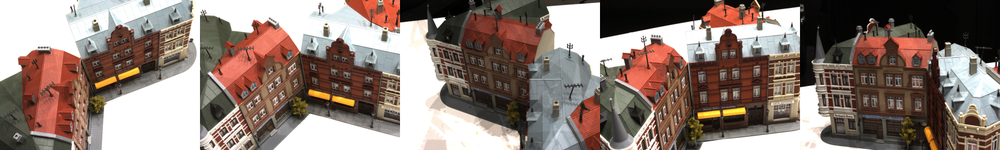
#> input picture breadth_agent/src/tests/context_images/image_context1.png, 1000 x 150 px, shrunk from 1750 x 262 before the run; its folder holds only this picture in this run
$ python -i illumination_test.py   (imports and definitions only)
#> lines starting #> are read from the running program, lines starting #| are printed output that depends on the picture
from __future__ import annotations

from dataclasses import dataclass, asdict
from pathlib import Path
from typing import Sequence
import cv2
import numpy as np
import glob

# -----------------------------
# Label helpers
# -----------------------------

# [10 lines left out: function label_score, not called in this run]


def safe_norm_hist(hist: np.ndarray) -> np.ndarray:
    hist = hist.astype(np.float32)
    s = hist.sum()
    if s <= 1e-8:
        return hist
    return hist / s


# -----------------------------
# Per-image metrics
# -----------------------------

@dataclass
class ImageIlluminationStats:
    path: str

    mean_luminance: float
    median_luminance: float
    std_luminance: float

    shadow_clip_ratio: float
    highlight_clip_ratio: float

    mean_a: float
    mean_b: float
    colorfulness: float


def compute_image_stats(image_path: str | Path) -> tuple[ImageIlluminationStats, dict]:
    """
    Computes per-image illumination/color stats and returns histograms
    used for pairwise comparison.

    Notes:
    - OpenCV reads images as BGR.
    - LAB L channel is used as luminance.
    - LAB A/B channels are used for color shift.
    """
#> called with image_path = '../context_images/image_context1.png'

    image_path = Path(image_path)
    bgr = cv2.imread(str(image_path), cv2.IMREAD_COLOR)
#> bgr is the input picture: shape (150, 1000, 3); mean B, G, R 116.7, 124.7, 141.2

    if bgr is None:
        raise FileNotFoundError(f"Could not read image: {image_path}")

    lab = cv2.cvtColor(bgr, cv2.COLOR_BGR2LAB)
#> lab: shape (150, 1000, 3); mean of channels 0, 1, 2 132.7, 133.9, 135.7

    L = lab[:, :, 0].astype(np.float32)  # 0 to 255
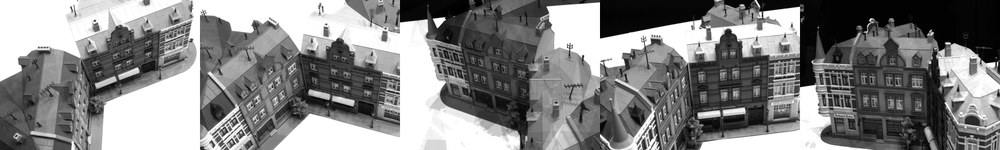
#> L: shape (150, 1000) float32; min 0, max 255, mean 132.7
    A = lab[:, :, 1].astype(np.float32)  # centered around 128
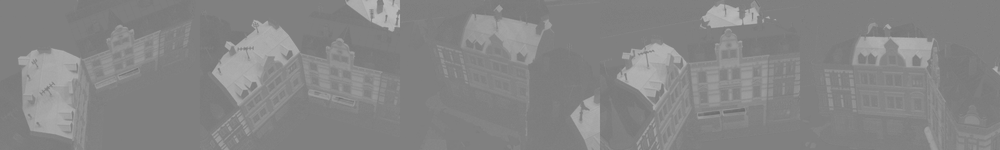
#> A: shape (150, 1000) float32; min 108, max 187, mean 133.9
    B = lab[:, :, 2].astype(np.float32)  # centered around 128

    # Normalize luminance stats to [0, 1]
    mean_lum = float(np.mean(L) / 255.0)
#> mean_lum = 0.521
    median_lum = float(np.median(L) / 255.0)
#> median_lum = 0.463
    std_lum = float(np.std(L) / 255.0)
#> std_lum = 0.341

    # Clipping ratios
    shadow_clip_ratio = float(np.mean(L <= 5))
#> shadow_clip_ratio = 0.0637
    highlight_clip_ratio = float(np.mean(L >= 250))
#> highlight_clip_ratio = 0.22

    # Mean color channels, centered around 0 and normalized roughly to [-1, 1]
    mean_a = float((np.mean(A) - 128.0) / 127.0)
#> mean_a = 0.0464
    mean_b = float((np.mean(B) - 128.0) / 127.0)
#> mean_b = 0.0606

    # Simple colorfulness proxy from LAB chroma
    chroma = np.sqrt((A - 128.0) ** 2 + (B - 128.0) ** 2)
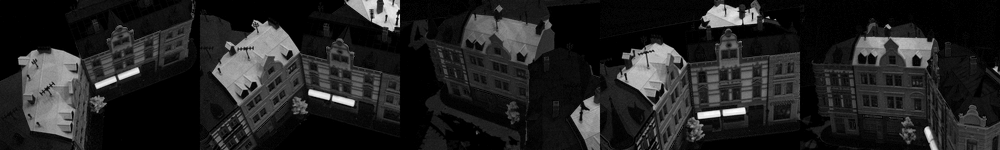
#> chroma: shape (150, 1000) float32; min 0, max 83.2, mean 11.4; drawn with min black and max white
    colorfulness = float(np.mean(chroma) / 181.0)  # 181 ~= sqrt(127^2 + 127^2)
#> colorfulness = 0.0629

    # Histograms for pairwise distribution shift
    lum_hist = cv2.calcHist(
        [lab],
        channels=[0],
        mask=None,
        histSize=[64],
        ranges=[0, 256],
    )
#> lum_hist = 64 values, max 32308 at index 63, min 617 at index 52, mean 2343.8
    lum_hist = safe_norm_hist(lum_hist)
#> in safe_norm_hist, `hist = hist.astype(np.float32)`: hist has the same summary as lum_hist in compute_image_stats
#> in safe_norm_hist, `s = hist.sum()`: s = 150000
#> lum_hist = 64 values, max 0.215 at index 63, min 0.00411 at index 52, mean 0.0156

    ab_hist = cv2.calcHist(
        [lab],
        channels=[1, 2],
        mask=None,
        histSize=[32, 32],
        ranges=[0, 256, 0, 256],
    )
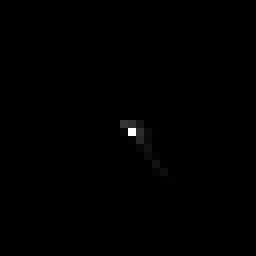
#> ab_hist: shape (32, 32) float32 (shown 8 times larger); min 0, max 64468, mean 146.5; drawn with min black and max white
    ab_hist = safe_norm_hist(ab_hist)

    stats = ImageIlluminationStats(
        path=str(image_path),
        mean_luminance=mean_lum,
        median_luminance=median_lum,
        std_luminance=std_lum,
        shadow_clip_ratio=shadow_clip_ratio,
        highlight_clip_ratio=highlight_clip_ratio,
        mean_a=mean_a,
        mean_b=mean_b,
        colorfulness=colorfulness,
    )

    aux = {
        "lum_hist": lum_hist,
        "ab_hist": ab_hist,
    }

    return stats, aux


# -----------------------------
# Pairwise change metrics
# -----------------------------

@dataclass
class PairIlluminationChange:
    pair: tuple[int, int]

    delta_mean_luminance: float
    delta_median_luminance: float
    delta_luminance_std: float

    luminance_hist_distance: float
    color_hist_distance: float
    white_balance_shift: float

    delta_shadow_clip_ratio: float
    delta_highlight_clip_ratio: float

    illumination_change_score: float
    color_shift_score: float
    exposure_shift_score: float
    combined_change_score: float

    illumination_label: str
    color_shift_label: str
    exposure_shift_label: str
    combined_label: str


# [114 lines left out: functions compute_pair_change, summarize_scores, not called in this run]


def compute_dataset_illumination_summary(
    image_paths: Sequence[str | Path],
    pairs: Sequence[tuple[int, int]] | None = None,
    worst_k: int = 5,
) -> dict:
    """
    Computes dataset-level illumination/color summary.

    By default, this compares consecutive image pairs:
        (0, 1), (1, 2), ..., (N-2, N-1)

    You can also pass custom pairs, for example retrieved/matched image pairs.
    """

    image_paths = list(image_paths)

    if len(image_paths) < 2:
        raise ValueError("Need at least two images to compute illumination change.")

    image_stats: list[ImageIlluminationStats] = []
    image_aux: list[dict] = []

    for path in image_paths:
        stats, aux = compute_image_stats(path)
        image_stats.append(stats)
        image_aux.append(aux)

    if pairs is None:
        pairs = [(i, i + 1) for i in range(len(image_paths) - 1)]

    pair_changes = [
        compute_pair_change(i, j, image_stats, image_aux)
        for i, j in pairs
    ]

    illum_scores = [p.illumination_change_score for p in pair_changes]
    color_scores = [p.color_shift_score for p in pair_changes]
    exposure_scores = [p.exposure_shift_score for p in pair_changes]
    combined_scores = [p.combined_change_score for p in pair_changes]

    # Ratios of problematic pairs
    high_illum_ratio = float(np.mean([p.illumination_label == "HIGH" for p in pair_changes]))
    high_color_ratio = float(np.mean([p.color_shift_label == "HIGH" for p in pair_changes]))
    high_exposure_ratio = float(np.mean([p.exposure_shift_label == "HIGH" for p in pair_changes]))
    high_combined_ratio = float(np.mean([p.combined_label == "HIGH" for p in pair_changes]))

    # Dataset-level labels use p75 so a few bad pairs do not dominate,
    # but recurring instability still shows up.
    dataset_illum_score = summarize_scores(illum_scores)["p75"]
    dataset_color_score = summarize_scores(color_scores)["p75"]
    dataset_exposure_score = summarize_scores(exposure_scores)["p75"]
    dataset_combined_score = summarize_scores(combined_scores)["p75"]

    worst_pairs = sorted(
        pair_changes,
        key=lambda x: x.combined_change_score,
        reverse=True,
    )[:worst_k]

    summary = {
        "num_images": len(image_paths),
        "num_pairs_evaluated": len(pair_changes),

        "dataset_labels": {
            "illumination_change": label_score(dataset_illum_score),
            "color_shift": label_score(dataset_color_score),
            "exposure_shift": label_score(dataset_exposure_score),
            "combined_illumination_color_change": label_score(dataset_combined_score),
        },

        "dataset_scores": {
            "illumination_change_score_p75": float(dataset_illum_score),
            "color_shift_score_p75": float(dataset_color_score),
            "exposure_shift_score_p75": float(dataset_exposure_score),
            "combined_change_score_p75": float(dataset_combined_score),
        },

        "score_statistics": {
            "illumination": summarize_scores(illum_scores),
            "color_shift": summarize_scores(color_scores),
            "exposure_shift": summarize_scores(exposure_scores),
            "combined": summarize_scores(combined_scores),
        },

        "problem_pair_ratios": {
            "high_illumination_change_ratio": high_illum_ratio,
            "high_color_shift_ratio": high_color_ratio,
            "high_exposure_shift_ratio": high_exposure_ratio,
            "high_combined_change_ratio": high_combined_ratio,
        },

        "worst_pairs": [asdict(p) for p in worst_pairs],

        "image_stats": [asdict(s) for s in image_stats],

        "agent_interpretation": make_agent_interpretation(
            illumination_label=label_score(dataset_illum_score),
            color_label=label_score(dataset_color_score),
            exposure_label=label_score(dataset_exposure_score),
            combined_label=label_score(dataset_combined_score),
            high_combined_ratio=high_combined_ratio,
        ),
    }

    return summary


# [45 lines left out: function make_agent_interpretation, not called in this run]

# Test script
path = "..."
image_paths = sorted(glob.glob(path + "/*"))

# [1 line that did not run here, left out]

# [4 lines not run here, left out]

>>> result = compute_image_stats('../context_images/image_context1.png')

$ run again, on breadth_agent/src/tests/context_images/image_context10.png
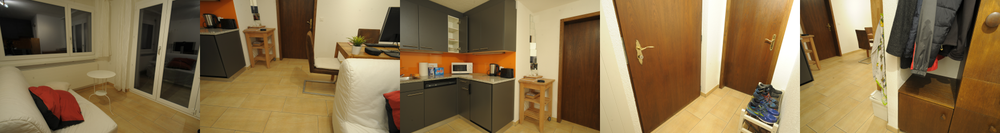
#> input picture breadth_agent/src/tests/context_images/image_context10.png, 1000 x 133 px, shrunk from 1750 x 233 before the run
#> in compute_image_stats, bgr is the input picture: shape (133, 1000, 3); mean B, G, R 75.3, 112.1, 135.8
#> lab: shape (133, 1000, 3); mean of channels 0, 1, 2 122.2, 132.9, 151.8
#> mean_lum = 0.479
#> median_lum = 0.482
#> std_lum = 0.239
#> shadow_clip_ratio = 0.0042
#> highlight_clip_ratio = 0.0122
#> mean_a = 0.0384
#> mean_b = 0.188
#> in compute_image_stats, `chroma = np.sqrt((A - 128.0) ** 2 + (B - 128.0) ** 2)`:
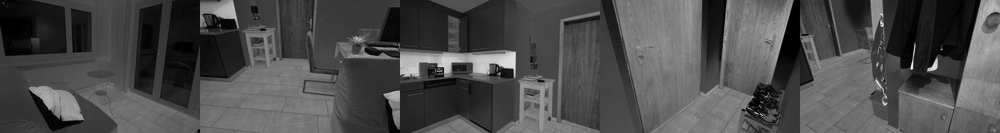
#> chroma: shape (133, 1000) float32; min 0, max 84.02, mean 25.2; drawn with min black and max white
#> colorfulness = 0.139
#> in compute_image_stats, `lum_hist = cv2.calcHist( [lab], channels=[0], mask=None, histSize=[64]..`: lum_hist = 64 values, max 3657 at index 20, min 374 at index 0, mean 2078.1
#> hist has the same summary as lum_hist in compute_image_stats
#> s = 133000
#> in compute_image_stats, `lum_hist = safe_norm_hist(lum_hist)`: lum_hist = 64 values, max 0.0275 at index 20, min 0.00281 at index 0, mean 0.0156
#> in compute_image_stats, `ab_hist = cv2.calcHist( [lab], channels=[1, 2], mask=None, histSize=[3..`:
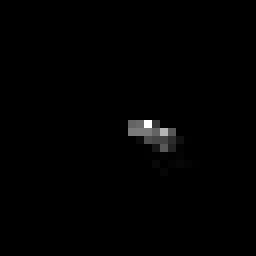
#> ab_hist: shape (32, 32) float32 (shown 8 times larger); min 0, max 19285, mean 129.9; drawn with min black and max white

$ run again, on breadth_agent/src/tests/context_images/image_context2.png
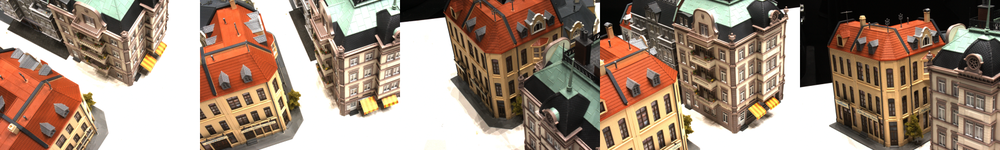
#> input picture breadth_agent/src/tests/context_images/image_context2.png, 1000 x 150 px, shrunk from 1750 x 262 before the run
#> in compute_image_stats, bgr is the input picture: shape (150, 1000, 3); mean B, G, R 121.7, 138.3, 160.2
#> lab: shape (150, 1000, 3); mean of channels 0, 1, 2 147.8, 134.7, 140.9
#> in compute_image_stats, `B = lab[:, :, 2].astype(np.float32)`:
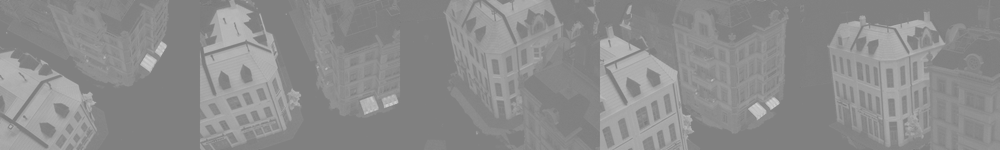
#> B: shape (150, 1000) float32; min 121, max 208, mean 140.9
#> mean_lum = 0.579
#> median_lum = 0.557
#> std_lum = 0.324
#> shadow_clip_ratio = 0.0363
#> highlight_clip_ratio = 0.243
#> mean_a = 0.0524
#> mean_b = 0.101
#> in compute_image_stats, `chroma = np.sqrt((A - 128.0) ** 2 + (B - 128.0) ** 2)`:
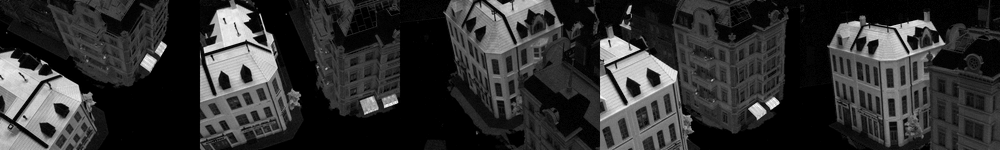
#> chroma: shape (150, 1000) float32; min 0, max 82.04, mean 15.8; drawn with min black and max white
#> colorfulness = 0.0873
#> in compute_image_stats, `lum_hist = cv2.calcHist( [lab], channels=[0], mask=None, histSize=[64]..`: lum_hist = 64 values, max 35634 at index 63, min 793 at index 2, mean 2343.8
#> hist has the same summary as lum_hist in compute_image_stats
#> s = 150000
#> in compute_image_stats, `lum_hist = safe_norm_hist(lum_hist)`: lum_hist = 64 values, max 0.238 at index 63, min 0.00529 at index 2, mean 0.0156

$ run again, on breadth_agent/src/tests/context_images/image_context3.png
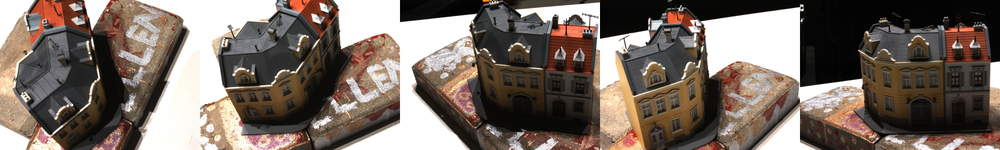
#> input picture breadth_agent/src/tests/context_images/image_context3.png, 1000 x 150 px, shrunk from 1750 x 262 before the run
#> in compute_image_stats, bgr is the input picture: shape (150, 1000, 3); mean B, G, R 100.2, 108.8, 121.1
#> lab: shape (150, 1000, 3); mean of channels 0, 1, 2 114.4, 131.8, 134.9
#> in compute_image_stats, `A = lab[:, :, 1].astype(np.float32)`:
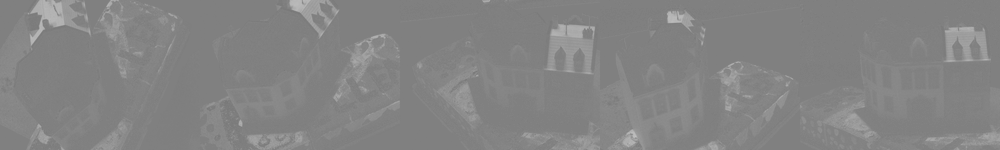
#> A: shape (150, 1000) float32; min 120, max 192, mean 131.8
#> mean_lum = 0.449
#> median_lum = 0.357
#> std_lum = 0.349
#> shadow_clip_ratio = 0.0844
#> highlight_clip_ratio = 0.18
#> mean_a = 0.0302
#> mean_b = 0.0545
#> in compute_image_stats, `chroma = np.sqrt((A - 128.0) ** 2 + (B - 128.0) ** 2)`:
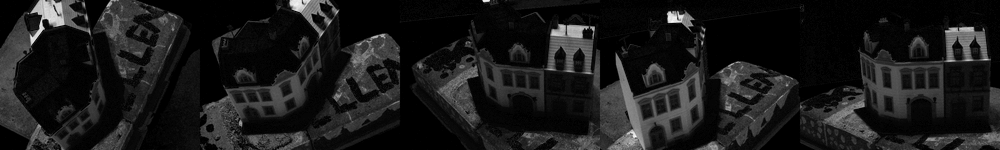
#> chroma: shape (150, 1000) float32; min 0, max 83.74, mean 8.8; drawn with min black and max white
#> colorfulness = 0.0486
#> in compute_image_stats, `lum_hist = cv2.calcHist( [lab], channels=[0], mask=None, histSize=[64]..`: lum_hist = 64 values, max 26101 at index 63, min 582 at index 59, mean 2343.8
#> hist has the same summary as lum_hist in compute_image_stats
#> s = 150000
#> in compute_image_stats, `lum_hist = safe_norm_hist(lum_hist)`: lum_hist = 64 values, max 0.174 at index 63, min 0.00388 at index 59, mean 0.0156
